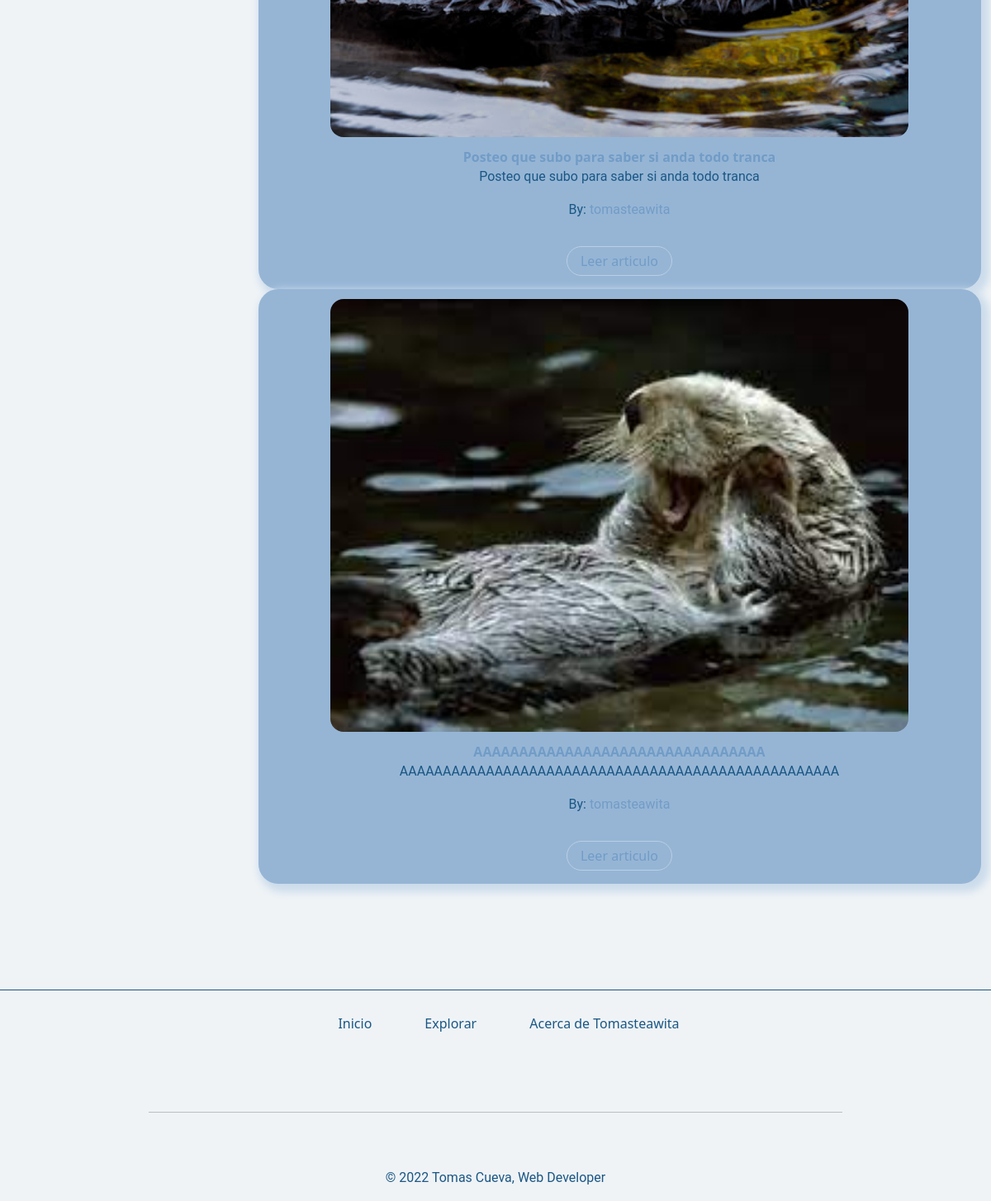
Page /detailUser/1 (lower part) on the earlier database version.
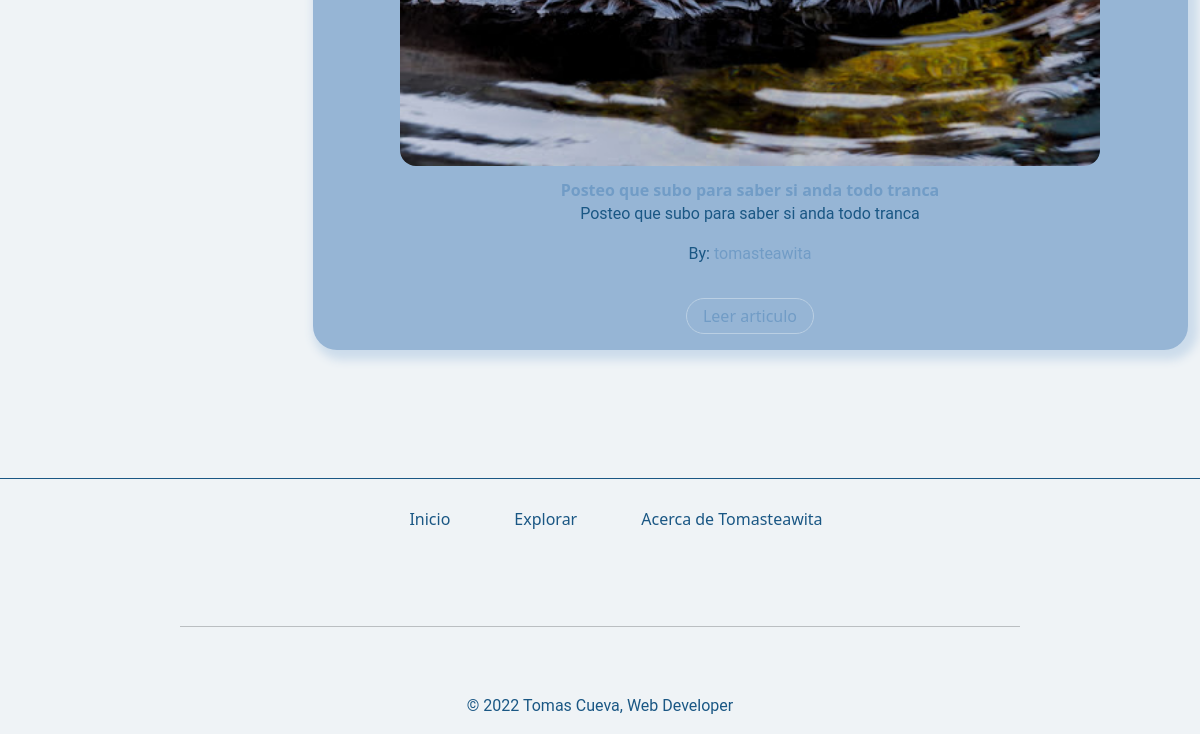
Same page on the later database version.
### blog/models.py (models this page shows, shortened)
class Post(models.Model):
    title = models.CharField(max_length=75)
    description = models.CharField(max_length=256)
    text = models.TextField(max_length=1040)
    image = models.ImageField(upload_to='image',null=True,blank=True)
    user = models.ForeignKey(User, on_delete=models.CASCADE,null=True,blank=True)
    category = models.ForeignKey(Category, on_delete=models.CASCADE,null=True,blank=True)
    date = models.DateTimeField(null=True)

### blog/views.py (the view)
# urls.py: path('detailUser/<int:user_id>',detail_user,name="DetailUser"),
def detail_user(request,user_id):
    user = User.objects.get(id=user_id)
    posts = Post.objects.filter(user_id = user_id)
    try:
        avatar = Avatar.objects.get(user=user)
        context = {'user':user,'posts':posts,'avatar':avatar}
    except:
        context = {'user':user,'posts':posts}
    return render(request,'detailUser.html',context=context)

### blog/templates/detailUser.html (shortened to what this page needs)
{% extends 'main.html' %}
{% load static %}
{% block main %}
<main class="detail-user">
    <section>
            <div>
                {% for post in posts %}
                    <article class="Tcard">
                        <img src="{{post.image.url}}" alt="">
                        <div>
                            <strong>{{post.title}}</strong>
                            <p>
                                {{post.description}}
                            </p>
                            {% if user.id != request.user.id %}
                                <p>
                                    <span>By: </span><a href="">{{post.user}}</a>
                                </p>
                            {% endif %}
                        </div>
                        <button>
                            <a href="{% url 'DetailPost' post.id %}">Leer articulo</a>
                        </button>
                    </article>
                {% endfor %}
            </div>
    </section>
</main>
{% endblock  %}

Differences in the rows shown:
removed Post: image (picture), title "AAAAAAAAAAAAAAAAAAAAAAAAAAAAAAAA", description "AAAAAAAAAAAAAAAAAAAAAAAAAAAAAAAAAAAAAAAAAAAAAAAAAAA", user "tomasteawita"
